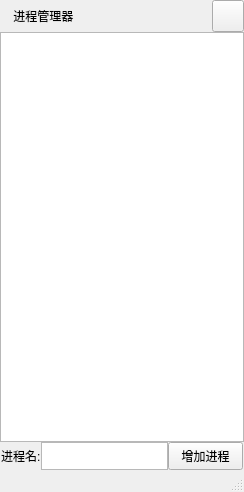
<?xml version="1.0" encoding="UTF-8"?>
<ui version="4.0">
 <class>MainWindow</class>
 <widget class="QMainWindow" name="MainWindow">
  <property name="geometry">
   <rect>
    <x>0</x>
    <y>0</y>
    <width>244</width>
    <height>492</height>
   </rect>
  </property>
  <property name="minimumSize">
   <size>
    <width>244</width>
    <height>492</height>
   </size>
  </property>
  <property name="maximumSize">
   <size>
    <width>244</width>
    <height>492</height>
   </size>
  </property>
  <property name="mouseTracking">
   <bool>false</bool>
  </property>
  <property name="dockOptions">
   <set>QMainWindow::AllowTabbedDocks|QMainWindow::AnimatedDocks</set>
  </property>
  <widget class="QWidget" name="Main">
   <layout class="QVBoxLayout" name="verticalLayout" stretch="0,1,0">
    <property name="spacing">
     <number>0</number>
    </property>
    <property name="leftMargin">
     <number>0</number>
    </property>
    <property name="topMargin">
     <number>0</number>
    </property>
    <property name="rightMargin">
     <number>0</number>
    </property>
    <property name="bottomMargin">
     <number>0</number>
    </property>
    <item>
     <layout class="QHBoxLayout" name="Head" stretch="0,0">
      <property name="spacing">
       <number>0</number>
      </property>
      <item>
       <widget class="QLabel" name="lab_title">
        <property name="text">
         <string>    进程管理器</string>
        </property>
       </widget>
      </item>
      <item>
       <widget class="QPushButton" name="btn_close">
        <property name="minimumSize">
         <size>
          <width>32</width>
          <height>32</height>
         </size>
        </property>
        <property name="maximumSize">
         <size>
          <width>32</width>
          <height>32</height>
         </size>
        </property>
        <property name="text">
         <string/>
        </property>
       </widget>
      </item>
     </layout>
    </item>
    <item>
     <layout class="QVBoxLayout" name="Body" stretch="0">
      <property name="spacing">
       <number>0</number>
      </property>
      <property name="topMargin">
       <number>0</number>
      </property>
      <item>
       <widget class="QTableView" name="tableView">
        <property name="lineWidth">
         <number>0</number>
        </property>
       </widget>
      </item>
     </layout>
    </item>
    <item>
     <layout class="QHBoxLayout" name="Option">
      <property name="spacing">
       <number>0</number>
      </property>
      <property name="leftMargin">
       <number>1</number>
      </property>
      <property name="topMargin">
       <number>0</number>
      </property>
      <property name="rightMargin">
       <number>1</number>
      </property>
      <property name="bottomMargin">
       <number>0</number>
      </property>
      <item>
       <widget class="QLabel" name="text_tips">
        <property name="text">
         <string>进程名:</string>
        </property>
       </widget>
      </item>
      <item>
       <widget class="QTextEdit" name="text_process">
        <property name="minimumSize">
         <size>
          <width>0</width>
          <height>28</height>
         </size>
        </property>
        <property name="maximumSize">
         <size>
          <width>16777215</width>
          <height>28</height>
         </size>
        </property>
        <property name="frameShadow">
         <enum>QFrame::Raised</enum>
        </property>
        <property name="lineWidth">
         <number>0</number>
        </property>
       </widget>
      </item>
      <item>
       <widget class="QPushButton" name="btn_add">
        <property name="minimumSize">
         <size>
          <width>75</width>
          <height>28</height>
         </size>
        </property>
        <property name="maximumSize">
         <size>
          <width>75</width>
          <height>28</height>
         </size>
        </property>
        <property name="text">
         <string>增加进程</string>
        </property>
       </widget>
      </item>
     </layout>
    </item>
   </layout>
  </widget>
  <widget class="QStatusBar" name="statusBar"/>
 </widget>
 <layoutdefault spacing="6" margin="11"/>
 <resources/>
 <connections/>
</ui>
